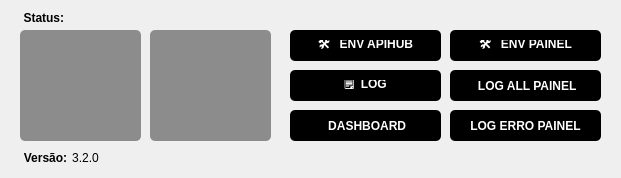
<?xml version="1.0" encoding="UTF-8"?>
<ui version="4.0">
 <class>GerenciadorServicos</class>
 <widget class="QMainWindow" name="GerenciadorServicos">
  <property name="geometry">
   <rect>
    <x>0</x>
    <y>0</y>
    <width>621</width>
    <height>178</height>
   </rect>
  </property>
  <property name="minimumSize">
   <size>
    <width>621</width>
    <height>100</height>
   </size>
  </property>
  <property name="maximumSize">
   <size>
    <width>621</width>
    <height>500</height>
   </size>
  </property>
  <property name="windowTitle">
   <string>Gerenciador Apihub 25.03</string>
  </property>
  <widget class="QWidget" name="centralwidget">
   <widget class="QLabel" name="lblStatusServico">
    <property name="geometry">
     <rect>
      <x>80</x>
      <y>10</y>
      <width>121</width>
      <height>16</height>
     </rect>
    </property>
    <property name="toolTip">
     <string>&lt;html&gt;&lt;head/&gt;&lt;body&gt;&lt;p&gt;Status:&lt;/p&gt;&lt;/body&gt;&lt;/html&gt;</string>
    </property>
    <property name="styleSheet">
     <string notr="true"/>
    </property>
    <property name="text">
     <string>&lt;html&gt;&lt;head/&gt;&lt;body&gt;&lt;p&gt;&lt;br/&gt;&lt;/p&gt;&lt;/body&gt;&lt;/html&gt;</string>
    </property>
    <property name="alignment">
     <set>Qt::AlignCenter</set>
    </property>
   </widget>
   <widget class="QPushButton" name="btnInstalar">
    <property name="geometry">
     <rect>
      <x>20</x>
      <y>30</y>
      <width>121</width>
      <height>111</height>
     </rect>
    </property>
    <property name="whatsThis">
     <string>&lt;html&gt;&lt;head/&gt;&lt;body&gt;&lt;p&gt;v&lt;/p&gt;&lt;/body&gt;&lt;/html&gt;</string>
    </property>
    <property name="styleSheet">
     <string notr="true">QPushButton {
    color: rgb(255, 255, 255);
	
	background-color: rgb(140, 140, 140);
    font-weight: bold;
   	font-size:80px;
    border-radius: 5px;
    border: none;
    padding: 10px;
}


QPushButton:pressed {
    /*background-color: rgb(0, 0,166);  /*mais escuro ao pressionar */
	background-color: rgb(0, 197, 0);
    padding-top: 12px;  /* simula o botão afundando */
}
QPushButton:hover{
    /*background-color: rgb(0, 0,166);  /*mais escuro ao pressionar */
	background-color: rgb(0, 197, 0);
    padding-top: 12px;  /* simula o botão afundando */
}
</string>
    </property>
    <property name="text">
     <string/>
    </property>
   </widget>
   <widget class="QPushButton" name="btnServico">
    <property name="geometry">
     <rect>
      <x>150</x>
      <y>30</y>
      <width>121</width>
      <height>111</height>
     </rect>
    </property>
    <property name="styleSheet">
     <string notr="true">QPushButton {
    color: rgb(255, 255, 255);
    background-color:  rgb(140, 140, 140);    
	font-weight: bold;
   	font-size:80px;
    border-radius: 5px;
    border: none;
    padding: 10px;
}


QPushButton:pressed {
    background-color: rgb(217, 83,79); /* mais escuro ao pressionar */
    padding-top: 12px;  /* simula o botão afundando */
}

QPushButton:hover {
    background-color: rgb(217, 83,79); /* mais escuro ao pressionar */
    padding-top: 12px;  /* simula o botão afundando */
}</string>
    </property>
    <property name="text">
     <string/>
    </property>
   </widget>
   <widget class="QPushButton" name="btnEditarEnv">
    <property name="geometry">
     <rect>
      <x>290</x>
      <y>30</y>
      <width>151</width>
      <height>31</height>
     </rect>
    </property>
    <property name="styleSheet">
     <string notr="true">QPushButton {
    background-color: rgb(0, 0, 0);   /* preto */
    color: rgb(255, 255, 255);        /* branco */
    font-weight: bold;
    border-radius: 5px;
    border: none;
    padding: 10px 20px;
    cursor: pointer;
    transition: all 0.3s ease;        /* transição suave */
}

QPushButton:hover {
    background-color: rgb(0, 50, 100);  /* azul escuro */
    transform: scale(1.05);             /* leve zoom */
    box-shadow: 
        0 0 15px rgba(255, 255, 255, 0.2),  /* brilho sutil */
        0 4px 10px rgba(0, 0, 0, 0.5);      /* profundidade */
}
</string>
    </property>
    <property name="text">
     <string>🛠️   ENV APIHUB</string>
    </property>
   </widget>
   <widget class="QPushButton" name="btnAbrirLog">
    <property name="geometry">
     <rect>
      <x>290</x>
      <y>70</y>
      <width>151</width>
      <height>31</height>
     </rect>
    </property>
    <property name="styleSheet">
     <string notr="true">QPushButton {
    background-color: rgb(0, 0, 0);   /* preto */
    color: rgb(255, 255, 255);        /* branco */
    font-weight: bold;
    border-radius: 5px;
    border: none;
    padding: 10px 20px;
    cursor: pointer;
    transition: all 0.3s ease;        /* transição suave */
}

QPushButton:hover {
    background-color: rgb(0, 50, 100);  /* azul escuro */
    transform: scale(1.05);             /* leve zoom */
    box-shadow: 
        0 0 15px rgba(255, 255, 255, 0.2),  /* brilho sutil */
        0 4px 10px rgba(0, 0, 0, 0.5);      /* profundidade */
}
</string>
    </property>
    <property name="text">
     <string>🗒️  LOG</string>
    </property>
   </widget>
   <widget class="QLabel" name="lblStatusServico_3">
    <property name="geometry">
     <rect>
      <x>20</x>
      <y>150</y>
      <width>51</width>
      <height>16</height>
     </rect>
    </property>
    <property name="font">
     <font>
      <weight>75</weight>
      <bold>true</bold>
     </font>
    </property>
    <property name="text">
     <string>Versão:</string>
    </property>
    <property name="alignment">
     <set>Qt::AlignCenter</set>
    </property>
   </widget>
   <widget class="QLabel" name="lblStatusServico_4">
    <property name="geometry">
     <rect>
      <x>70</x>
      <y>150</y>
      <width>31</width>
      <height>16</height>
     </rect>
    </property>
    <property name="font">
     <font>
      <weight>50</weight>
      <bold>false</bold>
     </font>
    </property>
    <property name="text">
     <string>3.2.0</string>
    </property>
    <property name="alignment">
     <set>Qt::AlignCenter</set>
    </property>
   </widget>
   <widget class="QLabel" name="lblStatusServico_5">
    <property name="geometry">
     <rect>
      <x>20</x>
      <y>10</y>
      <width>51</width>
      <height>16</height>
     </rect>
    </property>
    <property name="font">
     <font>
      <weight>75</weight>
      <bold>true</bold>
     </font>
    </property>
    <property name="text">
     <string>Status: </string>
    </property>
    <property name="alignment">
     <set>Qt::AlignCenter</set>
    </property>
   </widget>
   <widget class="QPushButton" name="btnAbrirDash">
    <property name="geometry">
     <rect>
      <x>290</x>
      <y>110</y>
      <width>151</width>
      <height>31</height>
     </rect>
    </property>
    <property name="styleSheet">
     <string notr="true">QPushButton {
    background-color: rgb(0, 0, 0);   /* preto */
    color: rgb(255, 255, 255);        /* branco */
    font-weight: bold;
    border-radius: 5px;
    border: none;
    padding: 10px 20px;
    cursor: pointer;
    transition: all 0.3s ease;        /* transição suave */
}

QPushButton:hover {
    background-color: rgb(0, 50, 100);  /* azul escuro */
    transform: scale(1.05);             /* leve zoom */
    box-shadow: 
        0 0 15px rgba(255, 255, 255, 0.2),  /* brilho sutil */
        0 4px 10px rgba(0, 0, 0, 0.5);      /* profundidade */
}
</string>
    </property>
    <property name="text">
     <string> DASHBOARD</string>
    </property>
   </widget>
   <widget class="QPushButton" name="btnPainel">
    <property name="geometry">
     <rect>
      <x>450</x>
      <y>30</y>
      <width>151</width>
      <height>31</height>
     </rect>
    </property>
    <property name="styleSheet">
     <string notr="true">QPushButton {
    background-color: rgb(0, 0, 0);   /* preto */
    color: rgb(255, 255, 255);        /* branco */
    font-weight: bold;
    border-radius: 5px;
    border: none;
    padding: 10px 20px;
    cursor: pointer;
    transition: all 0.3s ease;        /* transição suave */
}

QPushButton:hover {
    background-color: rgb(0, 50, 100);  /* azul escuro */
    transform: scale(1.05);             /* leve zoom */
    box-shadow: 
        0 0 15px rgba(255, 255, 255, 0.2),  /* brilho sutil */
        0 4px 10px rgba(0, 0, 0, 0.5);      /* profundidade */
}
</string>
    </property>
    <property name="text">
     <string>🛠️   ENV PAINEL</string>
    </property>
   </widget>
   <widget class="QPushButton" name="btnLogAll">
    <property name="geometry">
     <rect>
      <x>450</x>
      <y>70</y>
      <width>151</width>
      <height>31</height>
     </rect>
    </property>
    <property name="styleSheet">
     <string notr="true">QPushButton {
    background-color: rgb(0, 0, 0);   /* preto */
    color: rgb(255, 255, 255);        /* branco */
    font-weight: bold;
    border-radius: 5px;
    border: none;
    padding: 10px 20px;
    cursor: pointer;
    transition: all 0.3s ease;        /* transição suave */
}

QPushButton:hover {
    background-color: rgb(0, 50, 100);  /* azul escuro */
    transform: scale(1.05);             /* leve zoom */
    box-shadow: 
        0 0 15px rgba(255, 255, 255, 0.2),  /* brilho sutil */
        0 4px 10px rgba(0, 0, 0, 0.5);      /* profundidade */
}
</string>
    </property>
    <property name="text">
     <string> LOG ALL PAINEL</string>
    </property>
   </widget>
   <widget class="QPushButton" name="btnLogErr">
    <property name="geometry">
     <rect>
      <x>450</x>
      <y>110</y>
      <width>151</width>
      <height>31</height>
     </rect>
    </property>
    <property name="styleSheet">
     <string notr="true">QPushButton {
    background-color: rgb(0, 0, 0);   /* preto */
    color: rgb(255, 255, 255);        /* branco */
    font-weight: bold;
    border-radius: 5px;
    border: none;
    padding: 10px 20px;
    cursor: pointer;
    transition: all 0.3s ease;        /* transição suave */
}

QPushButton:hover {
    background-color: rgb(0, 50, 100);  /* azul escuro */
    transform: scale(1.05);             /* leve zoom */
    box-shadow: 
        0 0 15px rgba(255, 255, 255, 0.2),  /* brilho sutil */
        0 4px 10px rgba(0, 0, 0, 0.5);      /* profundidade */
}
</string>
    </property>
    <property name="text">
     <string>LOG ERRO PAINEL</string>
    </property>
   </widget>
  </widget>
 </widget>
 <resources/>
 <connections/>
</ui>
